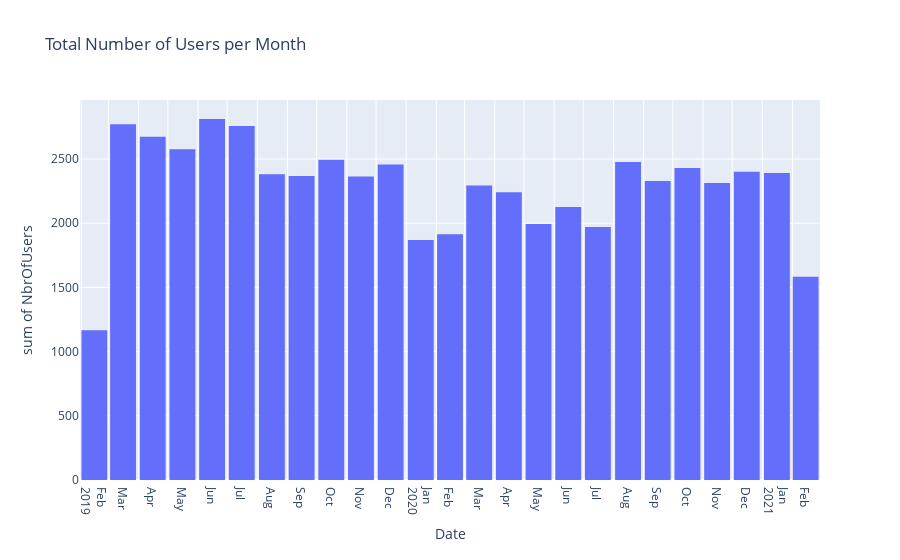

The notebook cell this image was saved under:
### Code cell
import plotly.express as px
import plotly.graph_objects as go
import pandas as pd
from datetime import date
from dateutil.relativedelta import relativedelta

df = pd.read_csv('https://raw.githubusercontent.com/plotly/datasets/master/finance-charts-apple.csv')
 
df['Date'] = pd.to_datetime(df['Date'])

# Sumar 2 años a cada fecha
df['Date'] = df['Date'] + pd.DateOffset(years=4)
df = df.rename(columns={'AAPL.Close': 'NbrOfUsers'})
# Mostrar el DataFrame resultante
display(df)
    
fig = px.histogram(df, x="Date", y="NbrOfUsers", histfunc="sum", title="Total Number of Users per Month")
fig.update_traces(xbins_size="M1")
fig.update_xaxes(showgrid=True, ticklabelmode="period", dtick="M1", tickformat="%b\n%Y")
fig.update_layout(bargap=0.1)
#fig.add_trace(go.Scatter(mode="markers", x=df["Date"], y=df["AAPL.Close"], name="daily"))
fig.show()

### Figure 1 — Plotly figure (JSON) as saved in the notebook; plotly's stock layout.template omitted (floating-point values rounded to 4 significant figures; data arrays with more than 128 entries replaced by an {"elided": "..."} marker saying what was removed)
{"data": [{"alignmentgroup": "True", "bingroup": "x", "histfunc": "sum", "hovertemplate": "Date=%{x}<br>sum of NbrOfUsers=%{y}<extra></extra>", "legendgroup": "", "marker": {"color": "#636efa", "pattern": {"shape": ""}}, "name": "", "offsetgroup": "", "orientation": "v", "showlegend": false, "type": "histogram", "x": {"elided": "506 str values"}, "xaxis": "x", "xbins": {"size": "M1"}, "y": {"elided": "506 float values"}, "yaxis": "y"}], "layout": {"bargap": 0.1, "barmode": "relative", "legend": {"tracegroupgap": 0}, "title": {"text": "Total Number of Users per Month"}, "xaxis": {"anchor": "y", "domain": [0, 1], "dtick": "M1", "showgrid": true, "tickformat": "%b\n%Y", "ticklabelmode": "period", "title": {"text": "Date"}}, "yaxis": {"anchor": "x", "domain": [0, 1], "title": {"text": "sum of NbrOfUsers"}}}}
